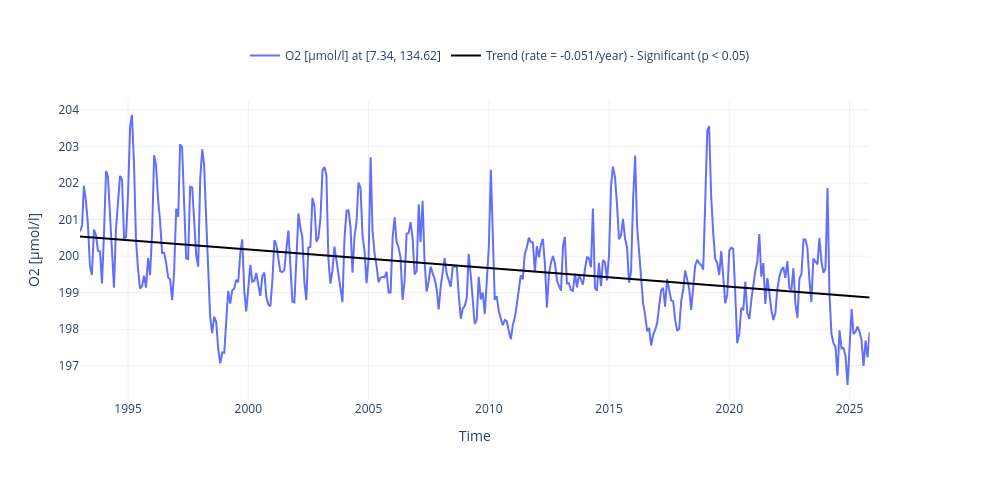

The notebook cell saved with this chart:
### Code cell
fig = plot_timeseries_interactive(dict_plot, trendline=True, scatter_dict = None, figsize = (25, 12), label_yaxes = label);

### Figure 1 — Plotly figure (JSON) as saved in the notebook; plotly's stock layout.template omitted (floating-point values rounded to 4 significant figures; data arrays with more than 128 entries replaced by an {"elided": "..."} marker saying what was removed)
{"data": [{"line": {"color": "#636EFA"}, "name": "O2 [µmol/l] at [7.34, 134.62]", "type": "scatter", "x": {"elided": "395 str values"}, "xaxis": "x", "y": {"elided": "395 float values"}, "yaxis": "y"}, {"line": {"color": "black"}, "mode": "lines", "name": "Trend (rate = -0.051/year) - Significant (p < 0.05)", "showlegend": true, "type": "scatter", "x": {"elided": "395 str values"}, "xaxis": "x", "y": {"elided": "395 float values"}, "yaxis": "y"}], "layout": {"height": 480, "legend": {"font": {"size": 12}, "orientation": "h", "x": 0.5, "xanchor": "center", "y": 1.1, "yanchor": "bottom"}, "title": {"text": " "}, "width": 1000, "xaxis": {"anchor": "y", "domain": [0.0, 0.94], "title": {"text": "Time"}}, "yaxis": {"anchor": "x", "domain": [0.0, 1.0], "title": {"text": "O2 [µmol/l]"}}, "yaxis2": {"anchor": "x", "overlaying": "y", "side": "right"}}}
